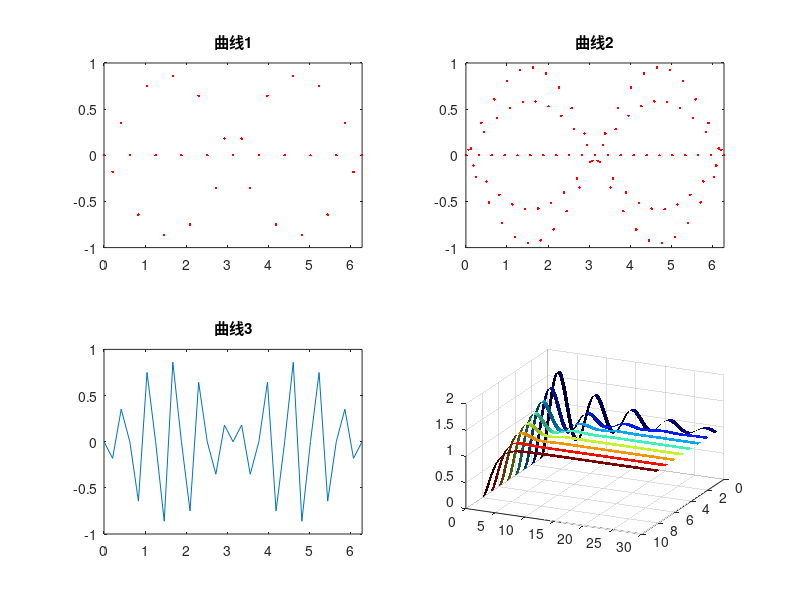

Write the MATLAB code that produced this figure. (Note: this script raises an error after producing the figure.)
% ========================================================================
% 李维波教授《MATLAB在电气工程中的应用学习笔记
% 第一章 MATLAB软件的快速入门 1.11 典型应用实例分析
% by Zeyu Zhang, 2022/2/27
% ------------------------------------------------------------------------
% version-1.0-2022/2/27 : 第一部分程序录入，并修改了一部分书上不合理的部分
% version-2.0-2022/3/5 : 第二部分程序录入，并解决了一部分警告的问题
% ------------------------------------------------------------------------
% 运行时需要以节为单位运行
% ========================================================================

%% 1.11.1整流波形描述方法举例

%% 逐段解析函数的计算和表达
clc;clear;close;
t = linspace(0, 3*pi, 500);
y = 10 * sin(t);
z = (y >= 0) .* y; % 正弦整流半波
a = 10 * sin(pi/3);
z = (y >= a).*a + (y < a).*z; % 削顶的正弦整流半波
plot(t, y,':r', 'LineWidth', 3);
hold on;
plot(t, z, '-b', 'LineWidth', 3);
xlabel('t');
ylabel('z=f(t)');
title('逐段解析函数的表达和计算');
legend('y=sin(t)', 'z=f(t)');

%% 11.1.2 曲线簇描述方法举例

%% 余弦函数曲线
clc;clear;close;
t = (0:pi/50:2*pi)'; % 注意转置，匹配维度
k = 1:0.5:3;
Y = cos(t) * k;
plot(t, Y, 'LineWidth', 3);
legend('k =1.0', 'k=1.5', 'k=2.0', 'k=2.5', 'k=3');
title('余弦函数曲线');
grid on

%% 连续调制波形y=sin(t)sin(20t)+2 ---subplot的运用
clc;clear;close
t1 = (0:30) / 30 * 2 * pi;
y1 = sin(t1) .* sin(20*t1);
t2 = (0:100) / 100 * 2 * pi;
y2 = sin(t2) .* sin(20*t2);

subplot(2, 2, 1)
plot(t1, y1, 'r.', LineWidth=3);
axis([0 2*pi -1 1]);
title('曲线1');

subplot(2, 2, 2)
plot(t2, y2, 'r.', 'LineWidth', 3);
axis([0 2*pi -1 1]);
title('曲线2');

subplot(2, 2, 3)
plot(t1, y1, LineWidth=3);
axis([0 2*pi -1 1]);
title('曲线3');

subplot(2, 2, 4)
plot(t2, y2, LineWidth=3);
axis([0 2*pi -1 1]);
title('曲线4');

%% 彩带绘图绘制规划二阶系统的阶跃响应 ---ribbon的运用
clear;clc;close;
zeta2 = [0.1 0.2 0.3 0.4 0.5 0.6 0.8 1.0];
n =length(zeta2);
for k=1:n
    Num{k,1} = 1;
    Den{k,1} = [1 2*zeta2(k) 1];
end
S = tf(Num, Den);
t = (0:0.1:30)';
[Y, x] = step(S, t);
tt = t * ones(size(zeta2)); % 专门用来画图，不与时间t混淆
ribbon(tt, Y, 0.4)
% 以下为装饰图像
view([115, 30])
shading interp
colormap("jet")
light, lighting phong, box on
for k = 1:n
    str_lgd{k, 1} = num2str(zeta2(k));
end
legend(str_lgd)
str1 = 'G=(s^{2} + 2\zeta +1)^{-1}';
str2 = ',取不同';
str3 = '{\fontsize{16}\zeta}';
str4 = '{时的阶跃响应}';
title([str1 str2 str3 str4])
zlabel('y(\zeta,t)\rightarrow')

%% 1.11.3 调制波形描述方法举例

%% 绘制波形y=sin(t)sin(20t)的包络线

t1 = (0:pi/100:2*pi)';
y1 = sin(t1)*[-1 1] + 2;
t2 = t1;
y2 = sin(t2).*sin(20*t2)+2;
t3 = 2*pi*(0:9)/9;
y3 = sin(t3).*sin(20*t3)+2;

subplot(2, 2, 1)
plot(t1, y1, 'r.', 'linewidth', 3);
title('曲线1');

subplot(2, 2, 2)
plot(t2, y2, 'r.', 'linewidth', 3);
title('曲线2');

subplot(2, 2, 3)
plot(t1, y1, t2, y2, 'r:', 'linewidth', 3);
title('曲线3');

subplot(2, 2, 4)
plot(t1, y1, 'r.', t2, y2, 'b', t3, y3, 'bo', 'linewidth', 3);
title('曲线4');

%% 绘制衰减函数y = k*exp(-a*t).*sin(w*t);
clc;clear;close
a = 10;
w = 100;
t = (0:0.01:1)';
k =1000;
y1 = k*exp(-a*t)*[-1 1];
y = k*exp(-a*t).*sin(w*t);
[y_max, i_max] = max(y);
t_text = ['t=', num2str(t(i_max))];
y_text = ['y=', num2str(y_max)];
max_text = char('maximum', t_text, y_text);
tit = ['y=1000*exp(-', num2str(a), 't)*sin(', num2str(w),'t)'];
plot(t, zeros(size(t)), 'k', LineWidth=3)
hold on
plot(t, y, 'b', t, y1, 'r:', LineWidth=3)
plot(t(i_max), y_max, 'r.', 'MarkerSize', 20, LineWidth=3)
text(t(i_max)+0.3, y_max-100, max_text)
title(tit)
xlabel('t')
ylabel('y')

%% 用不同标度在同一坐标中绘制两种衰减电流波形(plotyy的使用)
clc;clear;close;
t1 = 0:pi/400:3*pi;
t2 = 0:pi/300:4*pi;
I1 = 7*exp(-2.5*t1).*sin(10*pi*t1);
I2 = 15*exp(-0.5*t2).*sin(5*pi*t2+pi/3);
plotyy(t1, I1, t2,I2);
grid on
title('不同标度在同一坐标中绘制曲线');
xlabel('时间t/s');
ylabel('电流I1/A和I2/A');

%% 添加标注性文字(text的使用)
clc;clear;close;
x = (0:pi/100:1.5*pi)';
y1 = 2*exp(-1.5*x)*[-1 1];
x1 = (0:12)/2;
y2 = 2*exp(-1.5*x).*sin(5*pi*x);
y3 = 2*exp(-2.5*x1).*sin(10*pi*x1);
plot(x, y1, 'g:', LineWidth=3);
hold on 
plot(x, y2, 'b--', LineWidth=3);
plot(x1, y3, 'rp', LineWidth=3);
title('曲线及其包络线');
xlabel('数据X');
ylabel('数据Y');
text(0.6, 1, '包络线');
text(0.3, 0.5, '曲线y');
text(4, 0.2, '离散数据点');
legend('包络线', '曲线y', '数据离散点');
grid on 

%% 1.11.5 统计图形绘制方法举例 用条形图、阶梯图、杆图和填充图绘制函数
clc;clear;close;
x = 0:pi/20:2*pi;
y = 15*exp(-3.5*x);

subplot(2, 2, 1)
bar(x, y, 'g', 'LineWidth', 3);
title('bar(x,y,''g'')');
axis([0 2*pi 0 15]);

subplot(2, 2, 2)
stairs(x, y, 'b', 'LineWidth', 3);
title('stairs(x, y, ''b'')');
axis([0 2*pi 0 15]);

subplot(2, 2, 3)
stem(x, y, 'k', 'LineWidth', 3);
title('stem(x, y, ''k'')');
axis([0 2*pi 0 15]);

subplot(2, 2, 4)
fill(x, y, 'r', 'LineWidth', 3);
title('fill(x,y,''r'')');
axis([0 2*pi 0 15]);

%% 1.11.6 极、对数坐标图形绘制举例 绘制极坐标及对数坐标
clc;clear;close
theta = 0:0.01:10;
x = theta;
ro = sin(2*theta).*cos(2*theta);
figure(1)
polarplot(theta, ro, 'k', LineWidth=3);
y = 10*x.*x;
figure(2)
subplot(2, 2, 1)
plot(x, y, LineWidth=3);
title('plot(x,y)');
grid on
subplot(2, 2, 2)
semilogx(x, y, LineWidth=3);
title('semilogx(x,y)');
grid on
subplot(2, 2, 3)
semilogy(x, y, LineWidth=3);
title('semilogy(x,y)');
grid on
subplot(2,2,4)
loglog(x, y, LineWidth=3);
title('loglog(x,y)');
grid on

%% 从不同视点绘制多峰函数曲面(peaks)
clc;clear;close
subplot(2, 2, 1)
mesh(peaks)
view(-37.5, 30);
title('azimuth=-37.5,elevation=30')
subplot(2, 2, 2)
mesh(peaks)
view(0, 45);
title('azimuth=0,elevation=90')
subplot(2, 2, 3)
mesh(peaks)
view(45, 0);
title('azimuth=90,elevation=0')
subplot(2, 2, 4)
mesh(peaks)
view(-8, -15);
title('azimuth=-7,elevation=-10')

%% 1.11.7 图形着色方法举例

%% 三种图形着色方案
clc;clear;close
z = peaks(20);
colormap("jet");
subplot(1, 3, 1)
surf(z);
view([-46, 24]);
subplot(1, 3, 2)
surf(z);
view([-46, 24]);
shading flat;
subplot(1, 3, 3)
surf(z);
view([-46, 24]);
shading interp;
title('3种图形着色方法的效果展示')

%% 光照处理后的多峰函数曲面
z = peaks(30);
subplot(1, 2, 1)
surf(z)
light('Posi', [0 30 10]);
shading interp
hold on
plot3(0 ,30,10,'p');
view([-43, 24]);
text(0, 30, 10, 'light');
subplot(1, 2, 2)
surf(z)
light('Posi', [30, 0, 10]);
shading interp
hold on 
plot3(30, 0, 10 ,'p')
view([-46, 24]);
text(30, 0 ,10, 'light');
title('光照处理后的多峰函数曲面')